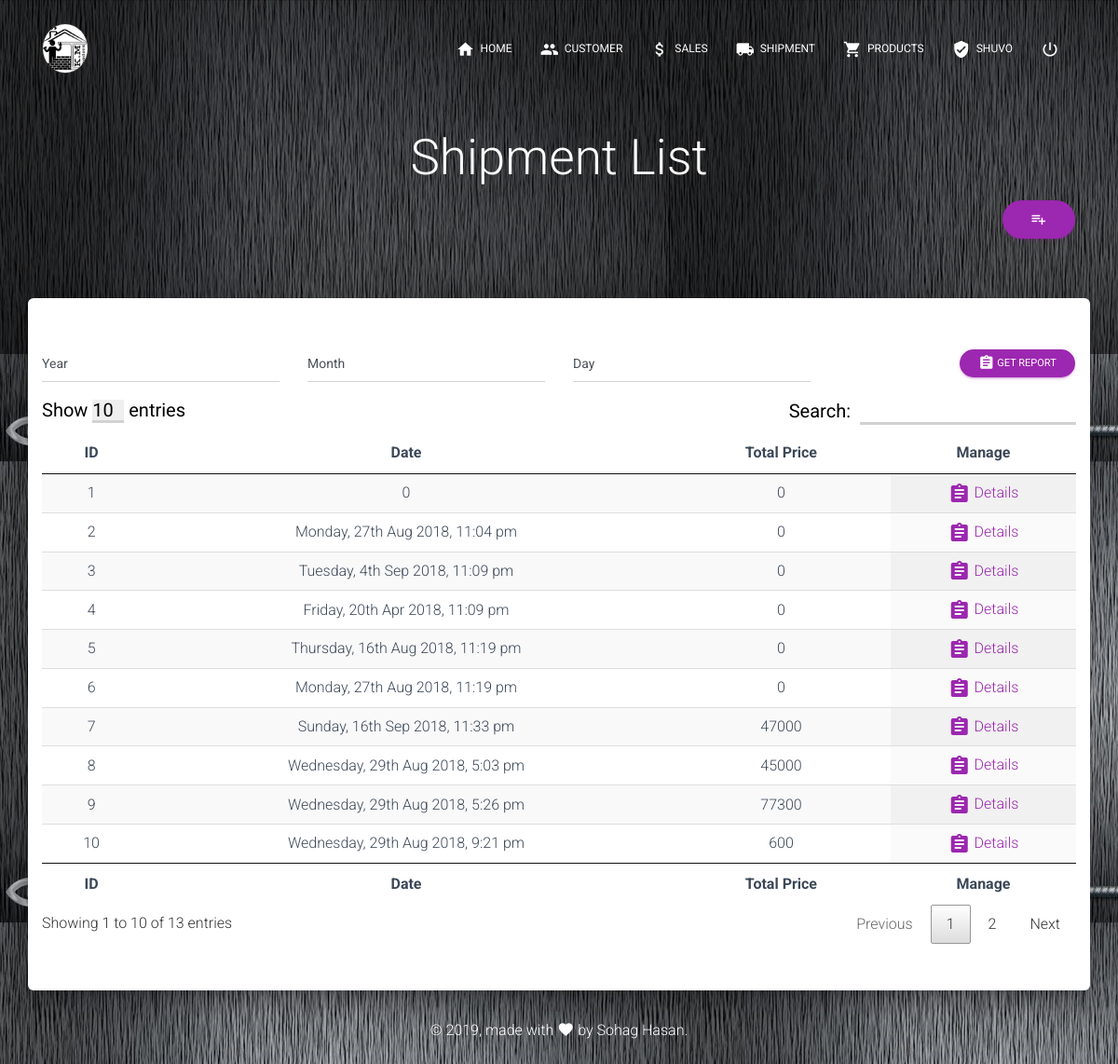
The app's page /shipment.php (signed in) with its own data.
### tables this page shows
CREATE TABLE `shipment` (
  `shipment_id` int(11) NOT NULL,
  `shipment_datetime` varchar(200) NOT NULL,
  `shipment_note` varchar(500) NOT NULL,
  `shipment_total` int(11) NOT NULL
);

### class/PageContent.php (called while the page is built, shortened)
<?php
	class PageContent{
		public function get_header(){
			require_once('includes/header.php');
		}
		public function get_content($content){
			include_once($content.'.php');
		}
		public function get_footer(){
			require_once('includes/footer.php');
		}
	}
?>

### shipment.php (called while the page is built, shortened)
<?php  session_start();
  require_once('functions/function.php');
  $oPageContent->get_header();
  $oPageContent->get_content('shipment/shipment_list');
 ?>

### class/Database.php (called while the page is built, shortened)
<?php
	class Database{
		function fquery($sql){
			$servername = "localhost";
			$username = "makor4sha_root";
            $password = "adgjmptw440";
            $dbname = "makor4sha_kmtraders";
			$conn = new mysqli($servername, $username, $password, $dbname);
    		return $conn->query($sql);
		}
	}
?>

### shipment/shipment_list.php (the view, shortened to what this page needs)
<?php
$oDatabase= new Database();
$sql = "SELECT * FROM shipment";
$result = $oDatabase->fquery($sql);
 ?>
  <div class="page-header header-filter" data-parallax="true">
    <div class="container">
      <div class="row">
        <div class="col-md-12 text-center">
          <div class="brand">
            <h1>Shipment List</h1>
          </div>
        </div>
        <div class="col-md-12">
          <a href="new_shipment.php" class="btn btn-primary btn-round float-right" rel="tooltip" title="" data-placement="bottom"   data-original-title="New Shipment">
            <i class="material-icons">playlist_add</i> </a>
        </div>
      </div>
    </div>
  </div>
  <div class="main main-raised">
    <div class="profile-content">
      <div class="container">
        <div class="row">
          <div class="col-md-12 text-center">
            <div class="space-50"></div>
            <form class="" action="shipment_month.php" method="get">
              <div class="row">
                <div class="col-md-3 input-group">
                  <select class="form-control" name="year" required>
                    <option value="">Year</option>
                  </select>
                </div>
                <div class="col-md-3 input-group">
                  <select class="form-control" name="month" required>
                    <option value="">Month</option>
                  </select>
                </div>
                <div class="col-md-3 input-group">
                  <select class="form-control" name="day">
                    <option value="">Day</option>
                  </select>
                </div>
                <div class="col-md-3">
                  <button class="btn btn-primary btn-round btn-sm float-right">
                    <i class="material-icons">assignment</i>    Get Report</button>
                </div>
              </div>
            </form>
            <table id="myTable" class="display">
              <thead>
                  <tr>
                      <th>ID</th>
                      <th>Date</th>
                      <th>Total Price</th>
                      <th>Manage</th>
                  </tr>
              </thead>
              <tfoot>
                  <tr>
                      <th>ID</th>
                      <th>Date</th>
                      <th>Total Price</th>
                      <th>Manage</th>
                  </tr>
              </tfoot>
              <tbody>
                <?php
                while($row = $result->fetch_assoc()) { ?>
                  <tr>
                      <td><?php echo $row["shipment_id"]; ?></td>
                      <td><?php echo $row["shipment_datetime"]; ?></td>
                      <td><?php echo $row["shipment_total"]; ?></td>
                      <td>
                        <a href="shipment_details.php?shipment_id=<?php echo $row["shipment_id"]; ?>" class="brand">
                          <i class="material-icons">assignment</i> Details
                        </a>
                      </td>
                  </tr>
                  <?php } ?>
              </tbody>
          </table>
          </div>
        </div>
        <div class="space-50"></div>
      </div>
    </div>
  </div>

### assets/demo/demo.css (style rules this page uses)
.space-50 { height: 50px; display: block; }

### records on screen
shipment: shipment_id "1", shipment_datetime "0", shipment_total "0"
shipment: shipment_id "2", shipment_datetime "Monday, 27th Aug 2018, 11:04 pm", shipment_total "0"
shipment: shipment_id "3", shipment_datetime "Tuesday, 4th Sep 2018, 11:09 pm", shipment_total "0"
shipment: shipment_id "4", shipment_datetime "Friday, 20th Apr 2018, 11:09 pm", shipment_total "0"
shipment: shipment_id "5", shipment_datetime "Thursday, 16th Aug 2018, 11:19 pm", shipment_total "0"
shipment: shipment_id "6", shipment_datetime "Monday, 27th Aug 2018, 11:19 pm", shipment_total "0"
shipment: shipment_id "7", shipment_datetime "Sunday, 16th Sep 2018, 11:33 pm", shipment_total "47000"
shipment: shipment_id "8", shipment_datetime "Wednesday, 29th Aug 2018, 5:03 pm", shipment_total "45000"
shipment: shipment_id "9", shipment_datetime "Wednesday, 29th Aug 2018, 5:26 pm", shipment_total "77300"
shipment: shipment_id "10", shipment_datetime "Wednesday, 29th Aug 2018, 9:21 pm", shipment_total "600"

### other values on screen
$_SESSION['username'] "SHUVO"
